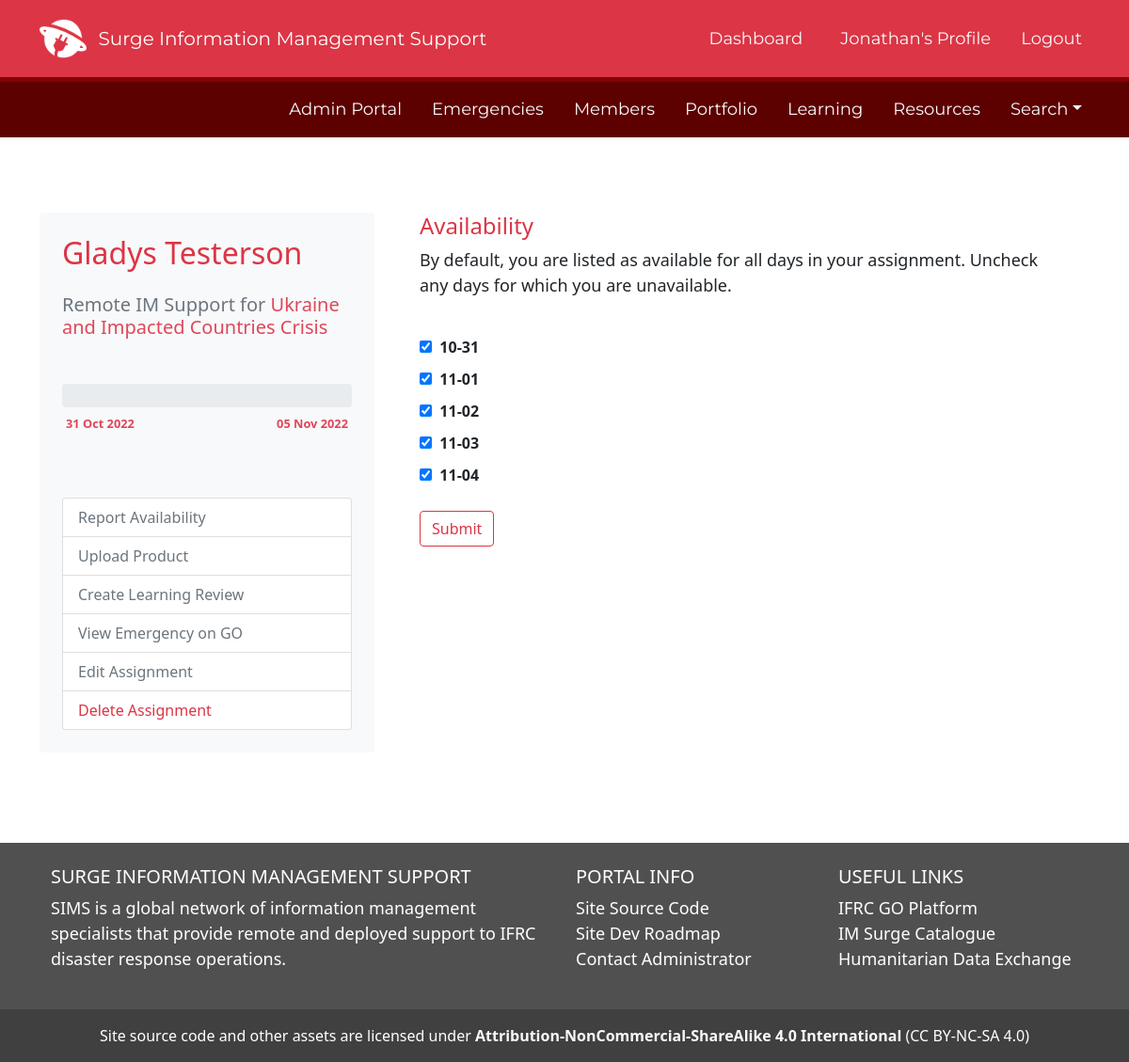
/assignment/availability/32/2022-10-31/2022-11-05 (signed in), run on the app's committed database.
### SIMS_Portal/models.py (models this page shows, shortened)
class User(db.Model, UserMixin):
	__tablename__ = 'user'
	id = db.Column(db.Integer, primary_key=True)
	firstname = db.Column(db.String(40), nullable=False)
	lastname = db.Column(db.String(40), nullable=False)
	status = db.Column(db.String(20), default='Pending')
	birthday = db.Column(db.Date)
	email = db.Column(db.String(120), unique=True, nullable=False)
	password = db.Column(db.String(60), nullable=False)
	molnix_id = db.Column(db.Integer)
	job_title = db.Column(db.String(120))
	unit = db.Column(db.String(120))
	bio = db.Column(db.Text)
	is_admin = db.Column(db.Boolean, default=False)
	roles = db.Column(db.String(1000))
	languages = db.Column(db.String(1000))
	image_file = db.Column(db.String(20), nullable=False, default='default.png')
	twitter = db.Column(db.String(120))
	slack_id = db.Column(db.String(120))
	github = db.Column(db.String(120))
	linked_in = db.Column(db.String(120))
	messaging_number_country_code = db.Column(db.Integer)
	messaging_number = db.Column(db.Integer)
	ns_id = db.Column(db.Integer, db.ForeignKey('nationalsociety.ns_go_id'))
	assignments = db.relationship('Assignment', backref='assigned_member')
	products = db.relationship('Portfolio', backref='creator', lazy=True)
	skills = db.relationship('Skill', secondary='user_skill', backref='members_with_skill')
	languages = db.relationship('Language', secondary='user_language', backref='members_with_language')
	badges = db.relationship('Badge', secondary='user_badge', backref='members_with_badge')
	working_groups = db.relationship('WorkingGroup', secondary='user_workinggroup', backref='members_with_workinggroup')
	created_at = db.Column(db.DateTime, server_default=func.now())
	updated_at = db.Column(db.DateTime, onupdate=func.now())
	fullname = column_property(firstname + " " + lastname)
	@hybrid_property
	def fullname(self):
		return self.firstname + " " + self.lastname

class Assignment(db.Model):
	__tablename__ = 'assignment'
	id = db.Column(db.Integer, primary_key=True)
	role = db.Column(db.String(100))
	start_date = db.Column(db.Date, nullable=False, default=datetime.utcnow)
	end_date = db.Column(db.Date, nullable=False)
	remote = db.Column(db.Boolean)
	assignment_details = db.Column(db.String(1000))
	assignment_status = db.Column(db.String(100), default='Active')
	availability = db.Column(db.String)
	products = db.relationship('Portfolio', backref='assignment', lazy=True)
	learning = db.relationship('Learning', backref='assignment', uselist=False)
	user_id = db.Column(db.Integer, db.ForeignKey('user.id'))
	emergency_id = db.Column(db.Integer, db.ForeignKey('emergency.id'), default=0)
	created_at = db.Column(db.DateTime, server_default=func.now())
	updated_at = db.Column(db.DateTime, onupdate=func.now())

class Emergency(db.Model):
	__tablename__ = 'emergency'
	id = db.Column(db.Integer, primary_key=True)
	emergency_name = db.Column(db.String(100), nullable=False)
	emergency_status = db.Column(db.String(100), nullable=False, default='Active')
	emergency_glide = db.Column(db.String(20))
	emergency_go_id = db.Column(db.Integer)
	emergency_location_id = db.Column(db.Integer)
	emergency_review_id = db.Column(db.Integer)
	activation_details = db.Column(db.String(1000))
	slack_channel = db.Column(db.String)
	dropbox_url = db.Column(db.String)
	trello_url = db.Column(db.String)
	emergency_type_id = db.Column(db.Integer, db.ForeignKey('emergencytype.id'))
	emergency_products = db.relationship('Portfolio', backref='emergency_response', lazy=True)
	assigned_to = db.relationship('Assignment', backref='assigned_emergency', lazy=True)
	story_id = db.relationship('Story', backref='associated_story', lazy=True)
	created_at = db.Column(db.DateTime, server_default=func.now())
	updated_at = db.Column(db.DateTime, onupdate=func.now())

### SIMS_Portal/assignments/routes.py (the view)
@assignments.route('/assignment/availability/<int:assignment_id>/<start>/<end>', methods=['GET', 'POST'])
@login_required
def assignment_availability(assignment_id, start, end):
	assignment_info = db.session.query(Assignment, User, Emergency).join(User).join(Emergency).filter(Assignment.id == assignment_id).first()
	dict_assignment = assignment_info.Assignment.__dict__
	dict_start_date = str(dict_assignment['start_date'])
	dict_end_date = str(dict_assignment['end_date'])
	formatted_start_date = datetime.strptime(dict_start_date, '%Y-%m-%d').strftime('%d %b %Y')
	formatted_end_date = datetime.strptime(dict_end_date, '%Y-%m-%d').strftime('%d %b %Y')
	days_left = db.engine.execute("SELECT JULIANDAY(:end_date) - JULIANDAY(DATE('now')) AS days_remaining FROM Assignment WHERE id = :id", {'id': assignment_id, 'end_date': dict_end_date})
	days_left_dict = days_left.mappings().first()
	days_left_int = int(days_left_dict['days_remaining'])
	assingment_length = db.engine.execute("SELECT JULIANDAY(:end_date) - JULIANDAY(:start_date) AS length FROM Assignment WHERE id = :id", {'id': assignment_id, 'end_date': dict_end_date, 'start_date': dict_start_date})
	assignment_length_dict = assingment_length.mappings().first()
	assignment_length_int = int(assignment_length_dict['length'])
	start_date = datetime.strptime(start, "%Y-%m-%d")
	end_date = datetime.strptime(end, "%Y-%m-%d")
	def daterange(start_date, end_date):
		for n in range(int((end_date - start_date).days)):
			yield start_date + timedelta(n)
	start_day_of_week = pd.Timestamp(start_date)
	date_list = []
	for single_date in daterange(start_date, end_date):
		date_list.append(single_date.strftime("%Y-%m-%d"))
	index_list = []
	index = len(date_list)
	for x in range(index):
		index_list.append(x)
	output = dict(list(enumerate(date_list, 1)))
	return render_template('/assignment_availability.html', date_list=date_list, assignment_id=assignment_id, assignment_info=assignment_info, days_left_int=days_left_int, assignment_length_int=assignment_length_int, formatted_start_date=formatted_start_date, formatted_end_date=formatted_end_date,)

### SIMS_Portal/models.py (called while the page is built)
@login_manager.user_loader
def load_user(user_id):
	return User.query.get(int(user_id))

### SIMS_Portal/templates/assignment_availability.html (shortened to what this page needs)
{% extends "layout.html" %}
{% block content %}
<div class="container">
	<div class="row my-5">
		<div class="col col-lg-4 rounded rounded-3">
			<div class="card border-0 p-4 bg-light rounded rounded-4">
			<a href='/profile/view/{{assignment_info.User.id}}'><h2 class="text-danger mb-4">{{assignment_info.User.firstname}} {{assignment_info.User.lastname}}</h2></a>
			<h5 class="text-secondary mb-5">{{assignment_info.Assignment.role}} for <a href='/emergency/{{assignment_info.Emergency.id}}'>{{assignment_info.Emergency.emergency_name}} </h5></a>
				{% if days_left_int < 1 %}
				<div class="progress" style="height: 25px;">
					  <div class="progress-bar bg-success" role="progressbar" style="width: 100%" aria-valuenow="100" aria-valuemin="0" aria-valuemax="100">Assignment Over
					</div>
				</div>
				{% else %}
				<div class="progress" style="height: 25px;">
				</div>
				{% endif %}
				<table class="table table-sm table-borderless mt-1">
				  <tbody>
					<tr>
					  <td scope="row" id='date-label'>{{formatted_start_date}}</td>
					  <td class="float-end" id='date-label'>{{formatted_end_date}}</td>
					</tr>
				  </tbody>
				</table>
				<br>
				<div class="list-group mt-4">
					{% if current_user.is_admin == 1 or current_user.id == assignment_info.Assignment.user_id %}
						{% if assignment_info.Assignment.role == 'Remote IM Support' %}
						<a href='/assignment/availability/{{assignment_info.Assignment.id}}/{{assignment_info.Assignment.start_date}}/{{assignment_info.Assignment.end_date}}' class='list-group-item list-group-item-action text-secondary'>Report Availability</a>
						{% endif %}
						<a href="/portfolio/new_from_assignment/{{assignment_info.Assignment.id}}/{{assignment_info.User.id}}/{{assignment_info.Emergency.id}}" class="list-group-item list-group-item-action text-secondary">Upload Product</a>
						<a href="#" class="list-group-item list-group-item-action text-secondary">Create Learning Review</a>
						<a href="#" class="list-group-item list-group-item-action text-secondary">View Emergency on GO</a>
						{% if current_user.is_admin == 1 or current_user.id == assignment_info.User.id%}
							<a href="#" class="list-group-item list-group-item-action text-secondary">Edit Assignment</a>
							<a href="/assignment/delete/{{assignment_info.Assignment.id}}" class="list-group-item list-group-item-action text-danger">Delete Assignment</a>
						{% endif %}
					{% endif %}
				</div>
			</div>
		</div>
		<div class="col mx-4">
				<h4 class="text-danger">Availability</h4>
				<p>By default, you are listed as available for all days in your assignment. Uncheck any days for which you are unavailable.</p>
				<form method="POST" action='/assignment/availability/result'>
						<input type='hidden' name='assignment_id' value='{{assignment_id}}'><br>
					{% for date in date_list %}
							<input type='checkbox' class='mb-3' name='available' value='{{date}}' checked>&nbsp <span class='fw-bold'>{{date[5:10]}}</span><br>
					{% endfor %}
					<input type="Submit" class="btn btn-outline-danger mt-3">
				</form>
		</div>
	</div>
</div>
{% endblock content %}

### SIMS_Portal/templates/layout.html (shortened to what this page needs)
<!DOCTYPE html>
<html lang="en">
<head>
	<link href="https://cdn.jsdelivr.net/npm/bootstrap@5.1.3/dist/css/bootstrap.min.css" rel="stylesheet">
	<link rel="stylesheet" type="text/css" href="https://cdn.datatables.net/1.12.1/css/jquery.dataTables.css">
	<link rel="stylesheet" type="text/css" href="{{ url_for('static', filename='css/main.css') }}">
	<link rel="stylesheet" href="https://cdn.jsdelivr.net/npm/bootstrap-icons@1.8.3/font/bootstrap-icons.css">
	<link rel="stylesheet" href="https://cdn.jsdelivr.net/npm/fullcalendar@5.11.0/main.min.css">
	<link rel="stylesheet" href="https://maxcdn.bootstrapcdn.com/font-awesome/4.7.0/css/font-awesome.min.css">
</head>
<body class="d-flex flex-column min-vh-100" data-spy="scroll" data-target=".card" data-offset="50">
	<header>
	<nav id="navbar_top" class="navbar navbar-expand-md navbar-dark bg-danger navbar-static-top py-3">
	 <div class="container">
		 <img src='/static/assets/img/SIMS-Logo-Dark.png' height='50px'>&nbsp &nbsp
		{% if current_user.is_authenticated %}
			<a class="navbar-brand" href="/dashboard" style="font-family: 'Montserrat';">Surge Information Management Support</a>
		{% else %}
			<a class="navbar-brand" href="/" style="font-family: 'Montserrat';">Surge Information Management Support</a>
		{% endif %}
	  <div class="collapse navbar-collapse" id="main_nav">
		<ul class="navbar-nav ms-auto">
			{% if current_user.is_authenticated %}
				{% if request.path == '/dashboard' %}
					<li class="nav-item px-3"><button type="button" class="btn btn-light" style="font-family: 'Montserrat';">Dashboard</button></li>
				{% else %}
					<li class="nav-item px-3"><a class="nav-link text-light" href="/dashboard" style="font-family: 'Montserrat';"> Dashboard </a></li>
				{% endif %}
				{% if '/profile_edit/' in request.path %}
				<li class="nav-item px-3"> </li>
				{% elif request.path == '/profile' %}
					<li class="nav-item px-2"><button type="button" class="btn btn-light" style="font-family: 'Montserrat';">{{ current_user.firstname }}'s Profile</button></li>
				{% else %}
				<li class="nav-item px-2"><a class="nav-link text-light" href="/profile" style="font-family: 'Montserrat';"> {{ current_user.firstname }}'s Profile </a></li>
				{% endif %}
				<li class="nav-item ps-2"><a class="nav-link text-light" href="/logout" style="font-family: 'Montserrat';"> Logout </a></li>
			{% endif %}
		</ul>
	  </div>
	</nav>
	{% if current_user.is_authenticated %}
	<nav id="navbar_top_login" class="navbar navbar-expand-sm box-shadow shadow-sm navbar-dark sticky-top mb-2">
	 <div class="container">
	  <div class="collapse navbar-collapse" id="main_nav">
			<ul class="navbar-nav ms-auto">
				{% if current_user.is_admin == 1 %}
					{% if '/admin_landing' in request.path %}
					<li class="nav-item px-2"><button type="button" class="btn btn-light" style="font-family: 'Montserrat';">Admin Portal</button></li>
					{% else %}
					<li class="nav-item px-2"><a class="nav-link text-light" href="/admin_landing" style="font-family: 'Montserrat';">Admin Portal</a></li>
					{% endif %}
				{% endif %}
				{% if '/emergencies/all' in request.path %}
					<li class="nav-item px-2"><button type="button" class="btn btn-light" style="font-family: 'Montserrat';">Emergencies</button></li>
				{% else %}
					<li class="nav-item px-2"><a class="nav-link text-light" href="{{ url_for('emergencies.view_all_emergencies')}}" style="font-family: 'Montserrat';">Emergencies</a></li>
				{% endif %}
				{% if '/members/all' in request.path %}
					<li class="nav-item px-2"><button type="button" class="btn btn-light" style="font-family: 'Montserrat';">Members</button></li>
				{% else %}
					<li class="nav-item px-2"><a class="nav-link text-light" href="{{ url_for('users.members_all')}}" style="font-family: 'Montserrat';">Members</a></li>
				{% endif %}
				{% if '/all_products' in request.path %}
					<li class="nav-item px-2"><button type="button" class="btn btn-light" style="font-family: 'Montserrat';">Portfolio</button></li>
				{% else %}
					<li class="nav-item px-2"><a class="nav-link text-light" href="{{ url_for('portfolios.all_products')}}" style="font-family: 'Montserrat';">Portfolio</a></li>
				{% endif %}
				{% if '/learning' in request.path %}
					<li class="nav-item px-2"><button type="button" class="btn btn-light" style="font-family: 'Montserrat';">Learning</button></li>
				{% else %}
					<li class="nav-item px-2"><a class="nav-link text-light" href="{{ url_for('main.learning')}}" style="font-family: 'Montserrat';">Learning</a></li>
				{% endif %}
				{% if '/resources' in request.path %}
					<li class="nav-item px-2"><button type="button" class="btn btn-light" style="font-family: 'Montserrat';">Resources</button></li>
				{% else %}
					<li class="nav-item px-2"><a class="nav-link text-light" href="{{ url_for('main.resources')}}" style="font-family: 'Montserrat';">Resources</a></li>
				{% endif %}
					<li class="nav-item dropdown ps-2 pl-3">
						<a class="nav-link dropdown-toggle text-light" href="#" id="navbarDropdown" role="button" data-toggle="dropdown" aria-haspopup="true" aria-expanded="false" style="font-family: 'Montserrat';">Search</a>
					</li>
			</ul>
		</div>
	  </div>
	</nav>
	{% endif %}
	</header>
	{% block content %}{% endblock %}
	<br><br>
	<footer class="text-white text-center text-lg-start mt-auto" style='background: #505050'>
	  <div class="container p-4">
		<div class="row">
		  <div class="col-lg-6 col-md-12 mb-4 mb-md-0">
			<h5 class="text-uppercase">Surge Information Management Support</h5>
			<p>
			  SIMS is a global network of information management specialists that provide remote and deployed support to IFRC disaster response operations.
			</p>
		  </div>
		  <div class="col-lg-3 col-md-6 mb-4 mb-md-0">
			<h5 class="text-uppercase">Portal Info</h5>
			<ul class="list-unstyled mb-0">
			  <li>
				<a href="https://github.com/JonathanGarro/SIMS-Portal-Neo" class="text-white">Site Source Code</a>
			  </li>
			  <li>
				<a href="https://trello.com/b/zzwVdwoY/sims-portal-development-roadmap" class="text-white">Site Dev Roadmap</a>
			  </li>
			  <li>
				<a href="#!" class="text-white">Contact Administrator</a>
			  </li>
			</ul>
		  </div>
		  <div class="col-lg-3 col-md-6 mb-4 mb-md-0">
			  <h5 class="text-uppercase">Useful Links</h5>
			  <ul class="list-unstyled mb-0">
				<li>
				  <a href="https://go.ifrc.org" class="text-white">IFRC GO Platform</a>
				</li>
				<li>
				  <a href="https://go.ifrc.org/deployments/catalogue/infoMgt" class="text-white">IM Surge Catalogue</a>
				</li>
				<li>
				  <a href="https://data.humdata.org" class="text-white">Humanitarian Data Exchange</a>
				</li>
			  </ul>
			</div>
		</div>
	  </div>
	  <div class="text-center p-3" style="background-color: rgba(0, 0, 0, 0.2);">
		Site source code and other assets are licensed under <a href='http://creativecommons.org/licenses/by-nc-sa/4.0/' class='text-light fw-bold'> Attribution-NonCommercial-ShareAlike 4.0 International</a> (CC BY-NC-SA 4.0)
	  </div>
	</footer>
</body>
</html>

### SIMS_Portal/static/css/main.css (style rules this page uses)
a { text-decoration: none; color: #df4759 }
a:link { text-decoration: none; color: #df4759 }
body { position: relative; }
p { font-size: 18px; }
li { font-size: 18px; }
#date-label { font-size:.8em; font-weight: bold; color: #df4759; }
#navbar_top_login { background: #5c0000 !important; }
.card { width: 100%; }
#navbar_top { border-bottom: 5px solid #890000; }

### data on the page
User: firstname "Jonathan"
User: User.firstname "Gladys", User.lastname "Testerson"
Assignment: Assignment.role "Remote IM Support", end_date "05 Nov 2022"
Emergency: Emergency.emergency_name "Ukraine and Impacted Countries Crisis"

### other printed values
{{ date[5:10] }} "10-31" "11-01" "11-02" "11-03" "11-04"
